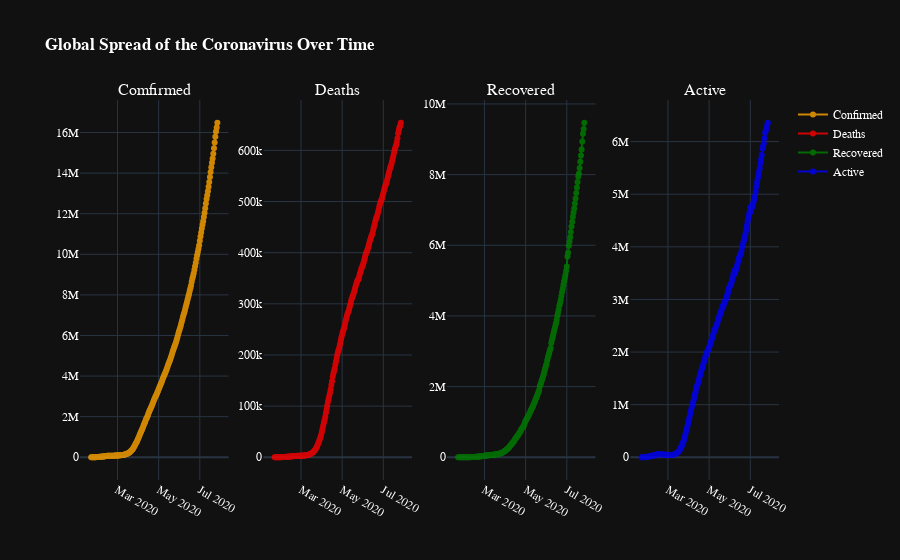

Notebook code cell kept with this figure:
### Code cell
date_c = cleaned_data.groupby('Date')[['Confirmed','Deaths','Recovered','Active']].sum().reset_index()


from plotly.subplots import make_subplots
fig = make_subplots(rows=1, cols=4, subplot_titles=("Comfirmed", "Deaths", "Recovered",'Active'))

trace1 = go.Scatter(
                x=date_c['Date'],
                y=date_c['Confirmed'],
                name="Confirmed",
                line_color='orange',
                mode='lines+markers',
                opacity=0.8)
trace2 = go.Scatter(
                x=date_c['Date'],
                y=date_c['Deaths'],
                name="Deaths",
                line_color='red',
                mode='lines+markers',
                opacity=0.8)

trace3 = go.Scatter(
                x=date_c['Date'],
                y=date_c['Recovered'],
                name="Recovered",
                mode='lines+markers',
                line_color='green',
                opacity=0.8)

trace4 = go.Scatter(
                x=date_c['Date'],
                y=date_c['Active'],
                name="Active",
                line_color='blue',
                mode='lines+markers',
                opacity=0.8)

fig.append_trace(trace1, 1, 1)
fig.append_trace(trace2, 1, 2)
fig.append_trace(trace3, 1, 3)
fig.append_trace(trace4, 1, 4)
fig.update_layout(template="plotly_dark",title_text = '<b>Global Spread of the Coronavirus Over Time </b>',
                  font=dict(family="Arial, Balto, Courier New, Droid Sans",color='white'))
fig.show()

### Figure 1 — Plotly figure (JSON) as saved in the notebook; plotly's stock layout.template omitted (floating-point values rounded to 4 significant figures; data arrays with more than 128 entries replaced by an {"elided": "..."} marker saying what was removed)
{"data": [{"line": {"color": "orange"}, "mode": "lines+markers", "name": "Confirmed", "opacity": 0.8, "type": "scatter", "x": {"elided": "188 str values"}, "xaxis": "x", "y": {"elided": "188 int values"}, "yaxis": "y"}, {"line": {"color": "red"}, "mode": "lines+markers", "name": "Deaths", "opacity": 0.8, "type": "scatter", "x": {"elided": "188 str values"}, "xaxis": "x2", "y": {"elided": "188 int values"}, "yaxis": "y2"}, {"line": {"color": "green"}, "mode": "lines+markers", "name": "Recovered", "opacity": 0.8, "type": "scatter", "x": {"elided": "188 str values"}, "xaxis": "x3", "y": {"elided": "188 int values"}, "yaxis": "y3"}, {"line": {"color": "blue"}, "mode": "lines+markers", "name": "Active", "opacity": 0.8, "type": "scatter", "x": {"elided": "188 str values"}, "xaxis": "x4", "y": {"elided": "188 int values"}, "yaxis": "y4"}], "layout": {"annotations": [{"font": {"size": 16}, "showarrow": false, "text": "Comfirmed", "x": 0.1062, "xanchor": "center", "xref": "paper", "y": 1, "yanchor": "bottom", "yref": "paper"}, {"font": {"size": 16}, "showarrow": false, "text": "Deaths", "x": 0.3688, "xanchor": "center", "xref": "paper", "y": 1, "yanchor": "bottom", "yref": "paper"}, {"font": {"size": 16}, "showarrow": false, "text": "Recovered", "x": 0.6313, "xanchor": "center", "xref": "paper", "y": 1, "yanchor": "bottom", "yref": "paper"}, {"font": {"size": 16}, "showarrow": false, "text": "Active", "x": 0.8938, "xanchor": "center", "xref": "paper", "y": 1, "yanchor": "bottom", "yref": "paper"}], "font": {"color": "white", "family": "Arial, Balto, Courier New, Droid Sans"}, "title": {"text": "<b>Global Spread of the Coronavirus Over Time </b>"}, "xaxis": {"anchor": "y", "domain": [0, 0.2125]}, "xaxis2": {"anchor": "y2", "domain": [0.2625, 0.475]}, "xaxis3": {"anchor": "y3", "domain": [0.525, 0.7375]}, "xaxis4": {"anchor": "y4", "domain": [0.7875, 1]}, "yaxis": {"anchor": "x", "domain": [0, 1]}, "yaxis2": {"anchor": "x2", "domain": [0, 1]}, "yaxis3": {"anchor": "x3", "domain": [0, 1]}, "yaxis4": {"anchor": "x4", "domain": [0, 1]}}}
